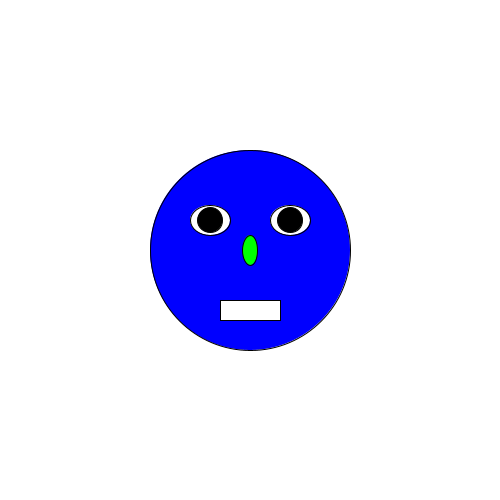
Frame 1 (no input)
Frame 60 (the mouse pressed at the canvas centre just before this capture): identical to frame 1, image omitted
Frame 120 (the mouse held since frame 60 and released just before this capture): identical to frame 1, image omitted

The Processing sketch that drew this single still picture (run headless with seeded random() and noise(); from frame 60 on, the mouse is pressed at the canvas centre):

// Processing sketch: sketch_1_06_face
// ── sketch_1_06_face.pde
float faceX= 250, faceY=250; // define variables for the face coordinates
// give them starting values of 250 and 250.
float leftEyeX, leftEyeY; // Define variables for the left eye coordinates
float rightEyeX, rightEyeY;
float mouthX, mouthY;
float noseX, noseY;

void setup(){
  size(500,500);
  stroke(0);
}

void draw(){
  background(255);
  leftEyeX=faceX-40; // set the left eye X coordinate as 40 pixels less than //the faceX coordinate
  leftEyeY=faceY-30; // set the left eye Y coordinate as 30 pixels less than //the faceY coordinate
  rightEyeX=faceX+40;
  rightEyeY=faceY-30;
  mouthX=faceX-30;
  mouthY=faceY+50;
  fill(0,0,255); // make fill color blue
  ellipse(faceX,faceY,200,200); // draw a head using the values of the 
// variables faceX and faceY as the x and y coordinates
  fill(255); //make fill color white
  rect(mouthX,mouthY,60,20); // make a rectangular mouth
  ellipse(leftEyeX,leftEyeY,40,30); // make a left eye using variables
// for the x and y coordinates
  ellipse(rightEyeX,rightEyeY,40,30);
  fill(0); // make the fill color black
  ellipse(leftEyeX,leftEyeY,25,25); // make a black pupil using variables
// for the x and y coordinates
  ellipse(rightEyeX,rightEyeY,25,25);
  fill(0,255,0); // make fill color green
  ellipse(faceX,faceY,15,30); // make a green nose
}
